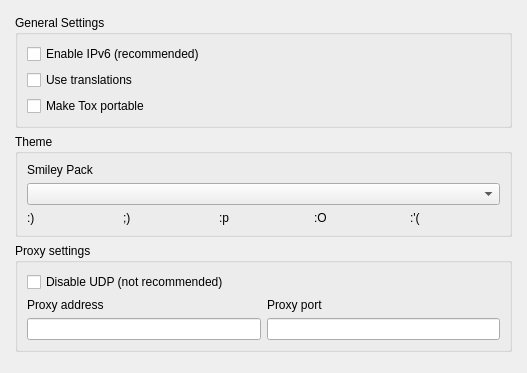
<?xml version="1.0" encoding="UTF-8"?>
<ui version="4.0">
 <class>GeneralSettings</class>
 <widget class="QWidget" name="GeneralSettings">
  <property name="geometry">
   <rect>
    <x>0</x>
    <y>0</y>
    <width>527</width>
    <height>373</height>
   </rect>
  </property>
  <property name="windowTitle">
   <string>Form</string>
  </property>
  <layout class="QVBoxLayout" name="verticalLayout_2">
   <property name="leftMargin">
    <number>15</number>
   </property>
   <property name="topMargin">
    <number>15</number>
   </property>
   <property name="rightMargin">
    <number>15</number>
   </property>
   <item>
    <widget class="QGroupBox" name="generalGroup">
     <property name="title">
      <string>General Settings</string>
     </property>
     <layout class="QVBoxLayout" name="verticalLayout_3">
      <item>
       <widget class="QCheckBox" name="cbEnableIPv6">
        <property name="text">
         <string extracomment="Text on a checkbox to enable IPv6">Enable IPv6 (recommended)</string>
        </property>
       </widget>
      </item>
      <item>
       <widget class="QCheckBox" name="cbUseTranslations">
        <property name="text">
         <string extracomment="Text on a checkbox to enable translations">Use translations</string>
        </property>
       </widget>
      </item>
      <item>
       <widget class="QCheckBox" name="cbMakeToxPortable">
        <property name="toolTip">
         <string extracomment="describes makeToxPortable checkbox">Save settings to the working directory instead of the usual conf dir</string>
        </property>
        <property name="text">
         <string>Make Tox portable</string>
        </property>
       </widget>
      </item>
     </layout>
    </widget>
   </item>
   <item>
    <widget class="QGroupBox" name="themeGroup">
     <property name="title">
      <string>Theme</string>
     </property>
     <layout class="QVBoxLayout" name="verticalLayout">
      <item>
       <widget class="QLabel" name="smileyPackLabel">
        <property name="text">
         <string extracomment="Text on smiley pack label">Smiley Pack</string>
        </property>
       </widget>
      </item>
      <item>
       <widget class="QComboBox" name="smileyPackBrowser"/>
      </item>
      <item>
       <layout class="QHBoxLayout" name="horizontalLayout">
        <item alignment="Qt::AlignLeft">
         <widget class="QLabel" name="smile1">
          <property name="text">
           <string>:)</string>
          </property>
         </widget>
        </item>
        <item alignment="Qt::AlignLeft">
         <widget class="QLabel" name="smile2">
          <property name="text">
           <string>;)</string>
          </property>
         </widget>
        </item>
        <item alignment="Qt::AlignLeft">
         <widget class="QLabel" name="smile3">
          <property name="text">
           <string>:p</string>
          </property>
         </widget>
        </item>
        <item alignment="Qt::AlignLeft">
         <widget class="QLabel" name="smile4">
          <property name="text">
           <string>:O</string>
          </property>
         </widget>
        </item>
        <item alignment="Qt::AlignLeft">
         <widget class="QLabel" name="smile5">
          <property name="text">
           <string>:'(</string>
          </property>
         </widget>
        </item>
       </layout>
      </item>
     </layout>
    </widget>
   </item>
   <item>
    <widget class="QGroupBox" name="proxyGroup">
     <property name="title">
      <string>Proxy settings</string>
     </property>
     <layout class="QVBoxLayout" name="verticalLayoutProxy">
      <item>
       <widget class="QCheckBox" name="cbUDPDisabled">
        <property name="toolTip">
         <string extracomment="force tcp checkbox tooltip">This allows, e.g., toxing over Tor. It adds load to the Tox network however, so use only when necessary.</string>
        </property>
        <property name="text">
         <string extracomment="Text on checkbox to disable UDP">Disable UDP (not recommended)</string>
        </property>
       </widget>
      </item>
      <item>
       <layout class="QHBoxLayout" name="horizontalLayoutProxyLabel">
        <item>
         <widget class="QLabel" name="proxyAddrLabel">
          <property name="text">
           <string extracomment="Text on proxy addr label">Proxy address</string>
          </property>
         </widget>
        </item>
        <item>
         <widget class="QLabel" name="proxyPortLabel">
          <property name="text">
           <string extracomment="Text on proxy port label">Proxy port</string>
          </property>
         </widget>
        </item>
       </layout>
      </item>
      <item>
       <layout class="QHBoxLayout" name="horizontalLayoutProxyBoxes">
        <item>
         <widget class="QLineEdit" name="proxyAddr"/>
        </item>
        <item>
         <widget class="QLineEdit" name="proxyPort"/>
        </item>
       </layout>
      </item>
     </layout>
    </widget>
   </item>
   <item>
    <spacer name="verticalSpacer">
     <property name="orientation">
      <enum>Qt::Vertical</enum>
     </property>
     <property name="sizeHint" stdset="0">
      <size>
       <width>20</width>
       <height>40</height>
      </size>
     </property>
    </spacer>
   </item>
  </layout>
 </widget>
 <resources/>
 <connections/>
</ui>
